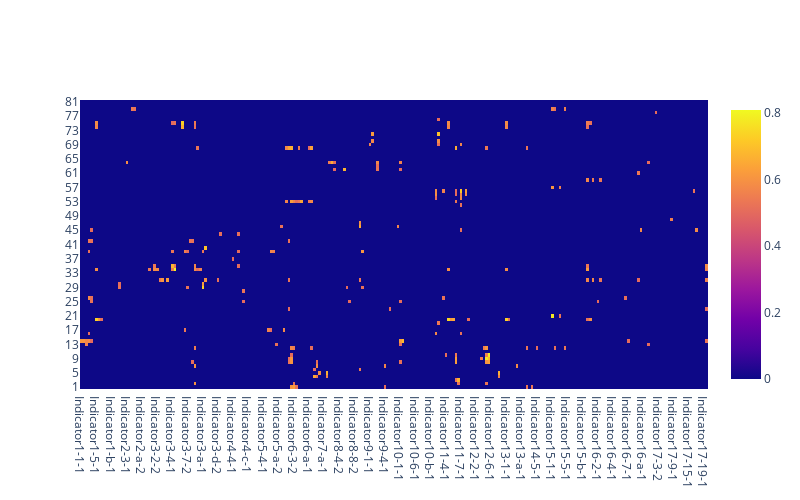

Notebook cell for this chart:
### Code cell
df.index = df['index']
df_heatmap = df.drop(['index'], axis=1)
df_heatmap_sorted = df_heatmap.T.reindex([str(i) for i in list(range(1,82))]).T

import plotly.graph_objects as go

fig = go.Figure()
fig.add_trace(go.Heatmap(
    z= np.where(df_heatmap_sorted.T.values>0.5, df_heatmap_sorted.T.values, 0),
    x = df_heatmap_sorted.index,
    y = df_heatmap_sorted.columns,
))


fig.update_layout(
    width=800,
    height=500,
)

fig.show()

### Figure 1 — Plotly figure (JSON) as saved in the notebook; plotly's stock layout.template omitted (floating-point values rounded to 4 significant figures; data arrays with more than 128 entries replaced by an {"elided": "..."} marker saying what was removed)
{"data": [{"type": "heatmap", "x": {"elided": "248 str values"}, "y": ["1", "2", "3", "4", "5", "6", "7", "8", "9", "10", "11", "12", "13", "14", "15", "16", "17", "18", "19", "20", "21", "22", "23", "24", "25", "26", "27", "28", "29", "30", "31", "32", "33", "34", "35", "36", "37", "38", "39", "40", "41", "42", "43", "44", "45", "46", "47", "48", "49", "50", "51", "52", "53", "54", "55", "56", "57", "58", "59", "60", "61", "62", "63", "64", "65", "66", "67", "68", "69", "70", "71", "72", "73", "74", "75", "76", "77", "78", "79", "80", "81"], "z": {"elided": "81x248 float values"}}], "layout": {"height": 500, "width": 800}}
